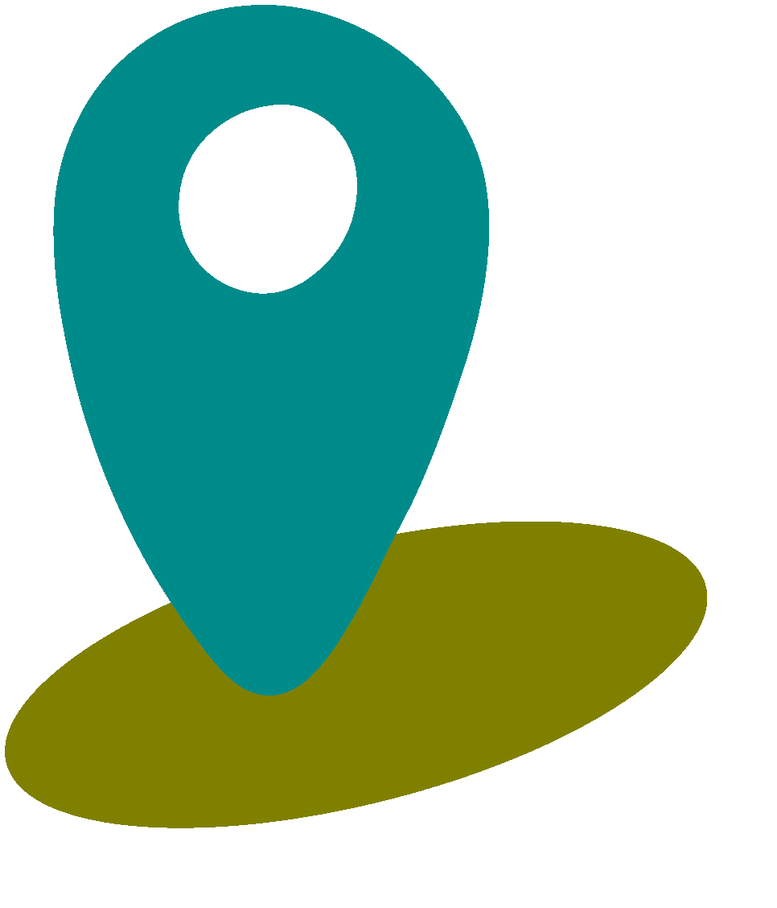
#> input picture Task 3/problems/occlusion1_rec.png, 777 x 908 px, shrunk from 966 x 1128 before the run
$ python morph.py
#> lines starting #> are read from the running program, lines starting #| are printed output that depends on the picture; after the words box and inside, x2 and y2 are one past the last pixel; in counts of white or black regions, pixels touching at a corner belong together
#> the answer given: problems/occlusion1_rec.png
import cv2
import numpy as np
import matplotlib.pyplot as plt

def detect_and_complete_occlusion(img_path):
    """
    Detects occlusions in the image and completes the occluded parts using morphological operations.

    Args:
    img_path (str): The file path to the grayscale image.

    Returns:
    completed_image (numpy.ndarray): The image with the occluded parts completed.
    """
#> called with img_path = 'problems/occlusion1_rec.png'

    # Load the image as grayscale
    image = cv2.imread(img_path, cv2.IMREAD_GRAYSCALE)
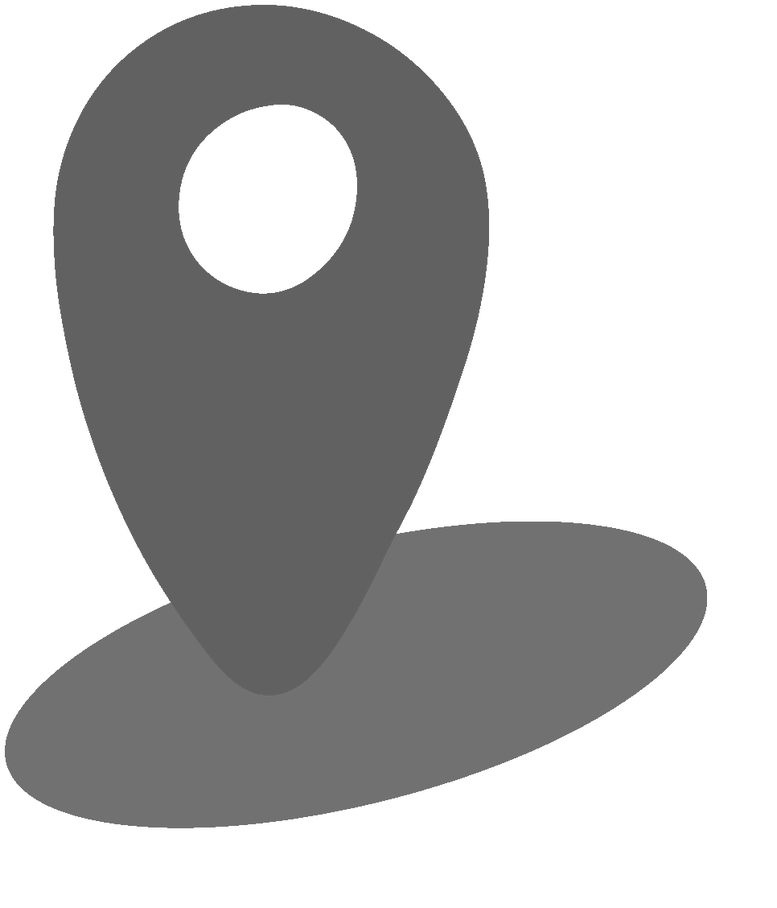
#> image: shape (908, 777); min 84, max 255, mean 186.3

    if image is None:
        print("Error loading image. Please check the file path and file format.")
        return None

    # Threshold the image to create a binary mask
    _, binary_mask = cv2.threshold(image, 127, 255, cv2.THRESH_BINARY)
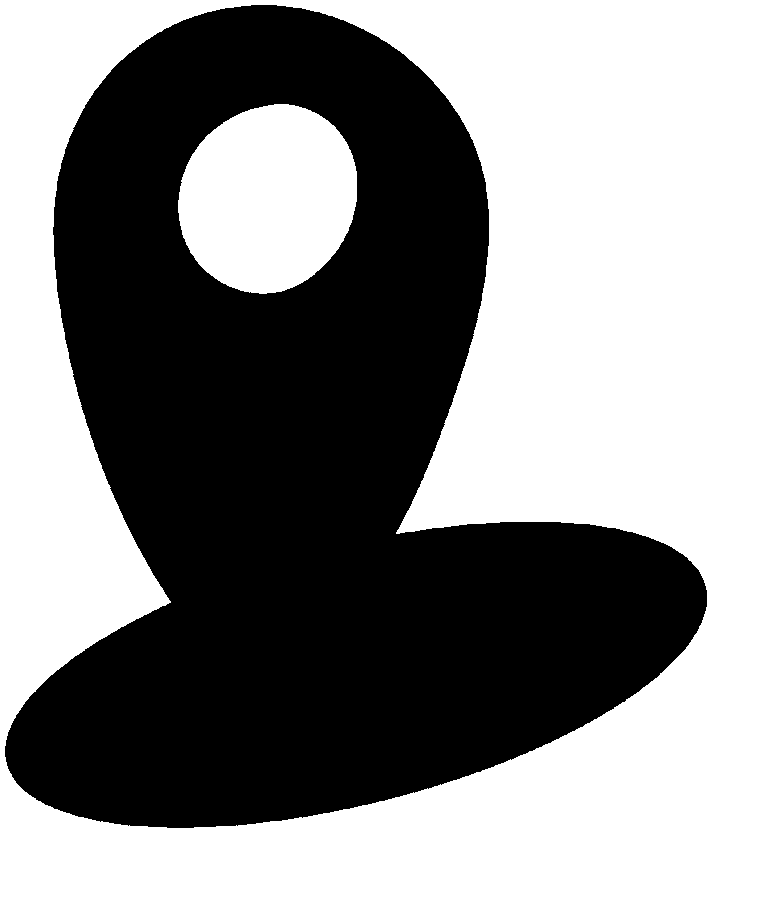
#> binary_mask: shape (908, 777); 54.9% white; 1 black region, box (x1, y1, x2, y2) and area: (5, 5, 707, 828) 318472

    # Define the kernel for morphological operations
    kernel = np.ones((5, 5), np.uint8)

    # Perform morphological operations
    # Erosion: Removes small-scale noise
    eroded_mask = cv2.erode(binary_mask, kernel, iterations=1)
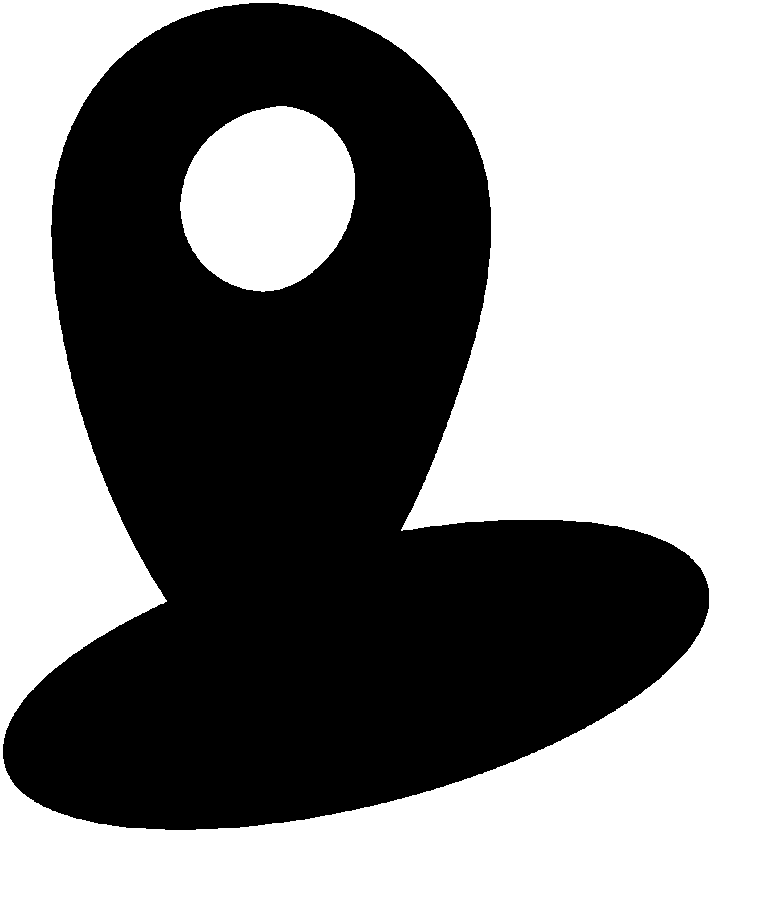
#> eroded_mask: shape (908, 777); 53.7% white; 1 black region, box (x1, y1, x2, y2) and area: (3, 3, 709, 830) 326954

    # Dilation: Fills small holes and gaps
    dilated_mask = cv2.dilate(eroded_mask, kernel, iterations=3)
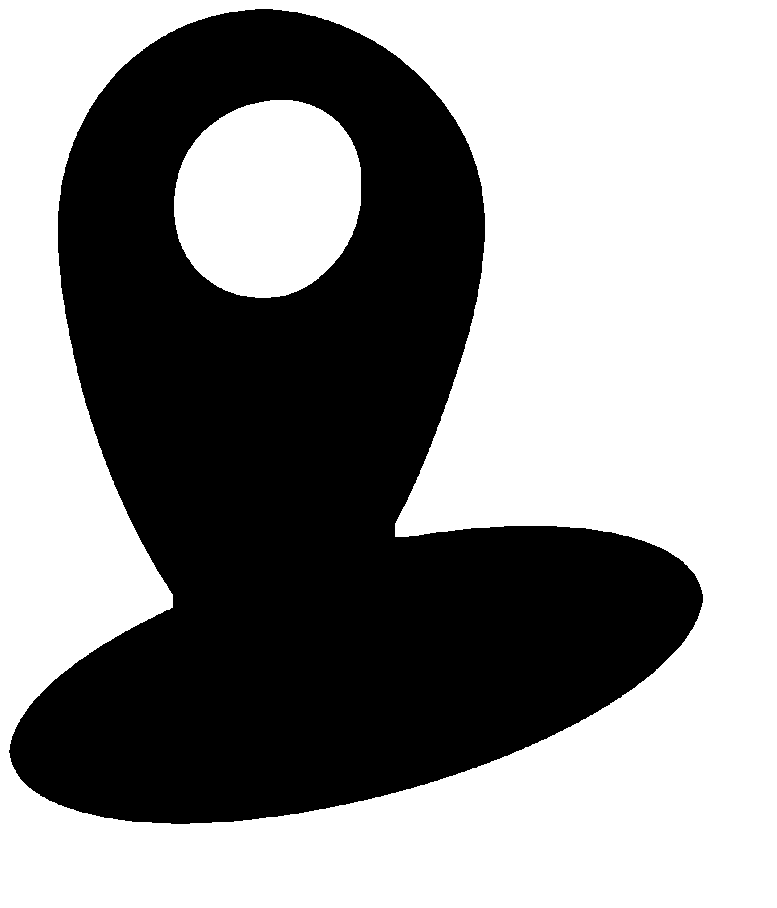
#> dilated_mask: shape (908, 777); 57.2% white; 1 black region, box (x1, y1, x2, y2) and area: (9, 9, 703, 824) 301622

    # Fill the occluded areas using morphological closing
    closing_kernel = np.ones((15, 15), np.uint8)  # Larger kernel for closing
    closed_mask = cv2.morphologyEx(dilated_mask, cv2.MORPH_CLOSE, closing_kernel)
#> closed_mask: shape (908, 777); 57.3% white; 1 black region, box (x1, y1, x2, y2) and area: (11, 9, 702, 824) 301596

    # Further dilation after closing to expand filled areas
    completed_mask = cv2.dilate(closed_mask, kernel, iterations=2)
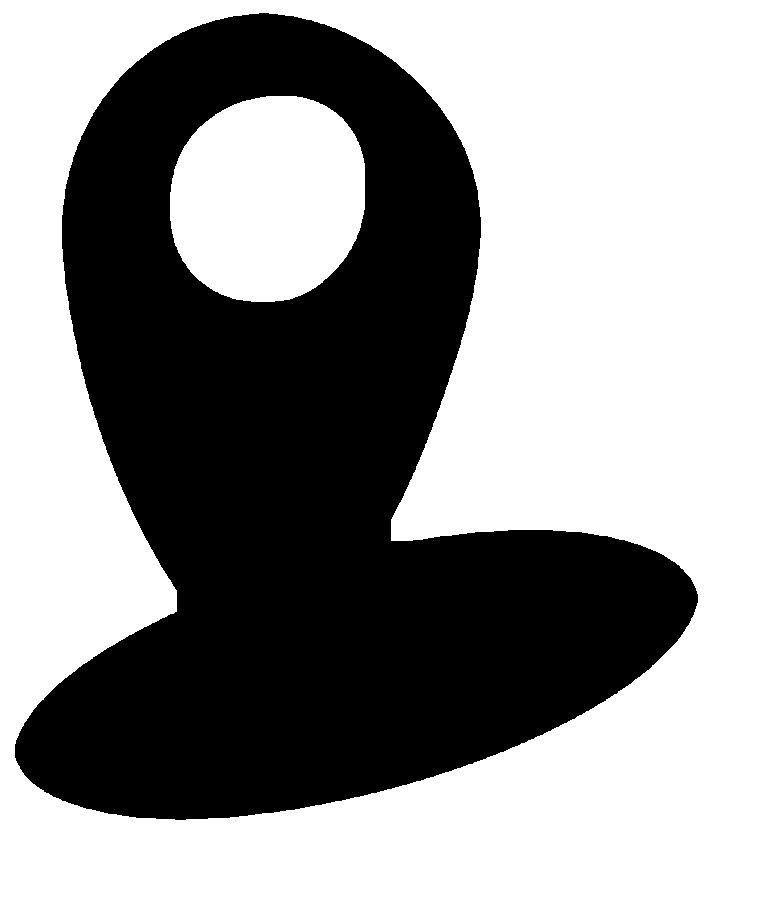
#> completed_mask: shape (908, 777); 59.6% white; 1 black region, box (x1, y1, x2, y2) and area: (15, 13, 698, 820) 284740

    # Apply the completed mask to the original image
    completed_image = cv2.bitwise_and(image, image, mask=completed_mask)
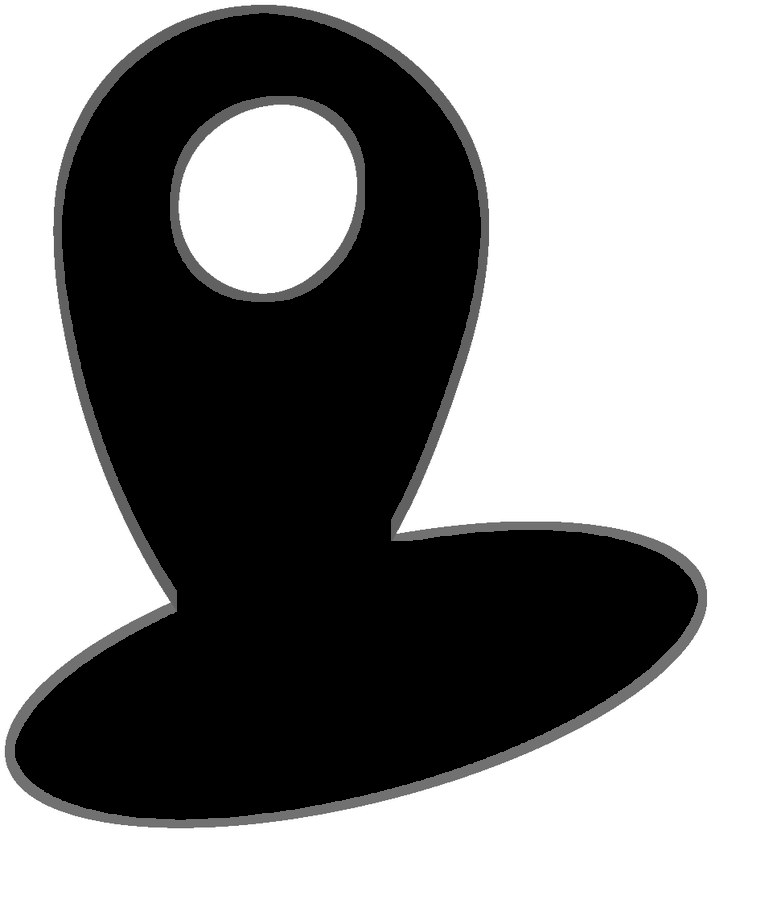
#> completed_image: shape (908, 777); min 0, max 255, mean 144.6

    # Show the results
    plt.figure(figsize=(14, 8))

    plt.subplot(2, 4, 1)
    plt.title("Original Image")
    plt.imshow(image, cmap='gray')
    plt.axis('off')

    plt.subplot(2, 4, 2)
    plt.title("Binary Mask")
    plt.imshow(binary_mask, cmap='gray')
    plt.axis('off')

    plt.subplot(2, 4, 3)
    plt.title("Eroded Mask")
    plt.imshow(eroded_mask, cmap='gray')
    plt.axis('off')

    plt.subplot(2, 4, 4)
    plt.title("Dilated Mask")
    plt.imshow(dilated_mask, cmap='gray')
    plt.axis('off')

    plt.subplot(2, 4, 5)
    plt.title("Closed Mask")
    plt.imshow(closed_mask, cmap='gray')
    plt.axis('off')

    plt.subplot(2, 4, 6)
    plt.title("Completed Mask")
    plt.imshow(completed_mask, cmap='gray')
    plt.axis('off')

    plt.subplot(2, 4, 7)
    plt.title("Completed Image")
    plt.imshow(completed_image, cmap='gray')
    plt.axis('off')

    plt.tight_layout()
    plt.show()

    # Optionally, save the results
    cv2.imwrite('eroded_mask.png', eroded_mask)
    cv2.imwrite('dilated_mask.png', dilated_mask)
    cv2.imwrite('closed_mask.png', closed_mask)
    cv2.imwrite('completed_mask.png', completed_mask)
    cv2.imwrite('completed_image.png', completed_image)

    return completed_image

# Example usage:
if __name__ == "__main__":
    img_path = input("Enter the path to the image: ")
    detect_and_complete_occlusion(img_path)
